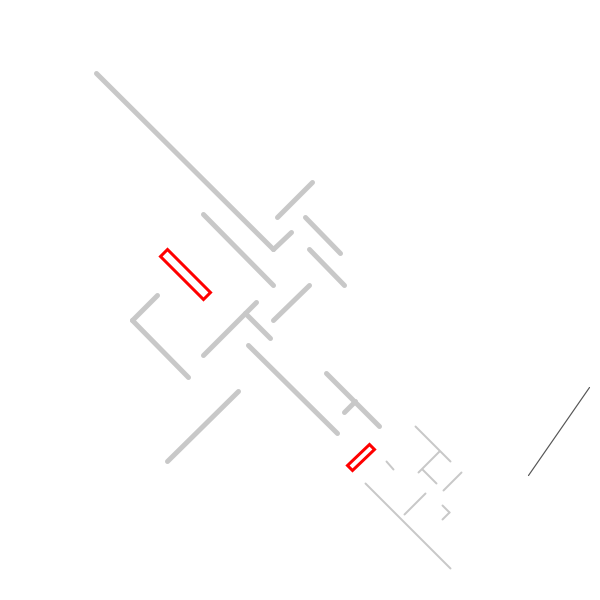
Frame 1 (no input)
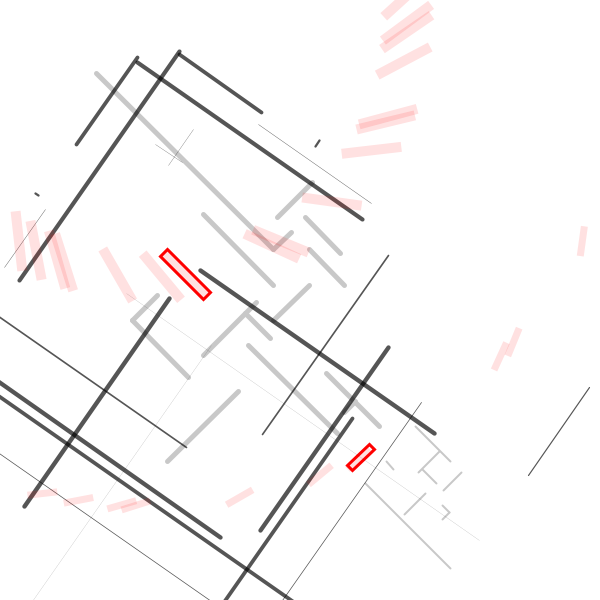
Frame 60 (the mouse pressed at the canvas centre just before this capture)
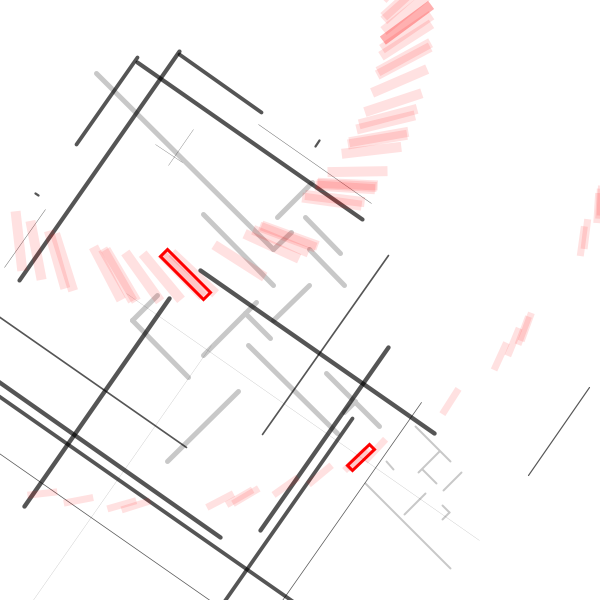
Frame 120 (the mouse held since frame 60 and released just before this capture)

The Processing sketch that drew these frames (run headless with seeded random() and noise(); from frame 60 on, the mouse is pressed at the canvas centre):

// Processing sketch: processing_39023
// ── processing_39023.pde


void setup() {
  size (600, 600);      //get bigger size than previous project 
  smooth();
  pushMatrix ();
  translate (150,20);   //move the origin so that the origianl composition is on the center 
  background (255);
  rotate (radians (45));
  
  //dominent lines 
  
  strokeWeight(5);
  stroke (200);
  line (230, 0, 230, 50); //1
  line (0, 75, 250, 75); //2
  line (250, 75, 250, 50); //3
  line (250, 30, 300, 30); //4
  line (275, 50, 325, 50); //5
  line (175, 100, 275, 100); //6
  line (275, 125, 275, 200); //7
  line (275, 140, 310, 140); //8
  line (300, 75, 300, 125); //9
  line (200, 190, 200, 225); //10
  line (200, 225, 280, 225); //11
  line (325, 200, 325, 300); //12
  line (300, 160, 425, 160); //13
  line (375, 125, 450, 125); //14
  line (415, 125, 415, 140); //15
  //lighter lines
  strokeWeight (2);
  
  line (480, 145, 490, 145); //16
  line (480, 175, 600, 175); //17
  line (475, 100, 525, 100); //18
  line (510, 100, 510, 130); //19
  line (510, 125, 530, 125); //20
  line (540, 125, 540, 100); //21
  line (530, 140, 530, 170); //22
  line (550, 137, 560, 137); //23
  line (560, 137, 560, 147); //24
  //Rectangual units  
  strokeWeight (3);
  stroke (255, 0, 0);
  rect (175, 150, 60, 10);
  rect (455, 145, 7, 30);
  popMatrix();
}

int numline = 0; //change the numer of the lines on the screen
float H; 
float V;
float a = random(0, 100); //define probability here

void draw() {
  translate (150,20);
  stroke (0,170);
  H = random (width); // random lenghth
  V = random (height); // random height

    if (numline < 12) { // limited the probability 
    strokeWeight (random(5)); // random stroke weight
    
    rotate (radians (35));
    
    line (random (H), V, H, V);
    if (a > 30) { //30% cahnce to have otrhogonal angle
      line (V, H, V, random (H));
    } 
    else {
      line (H, random (V), H, random(H));
    }
  } 
  else {
    rotate (random (-15));
    noStroke();
    fill (255, 0, 0, 30); // fill the ractangles with red
    translate (0, 0);
    rect (175, 150, 60, 10);
    rect (455, 145, 7, 30);
  }
  numline ++;
}
